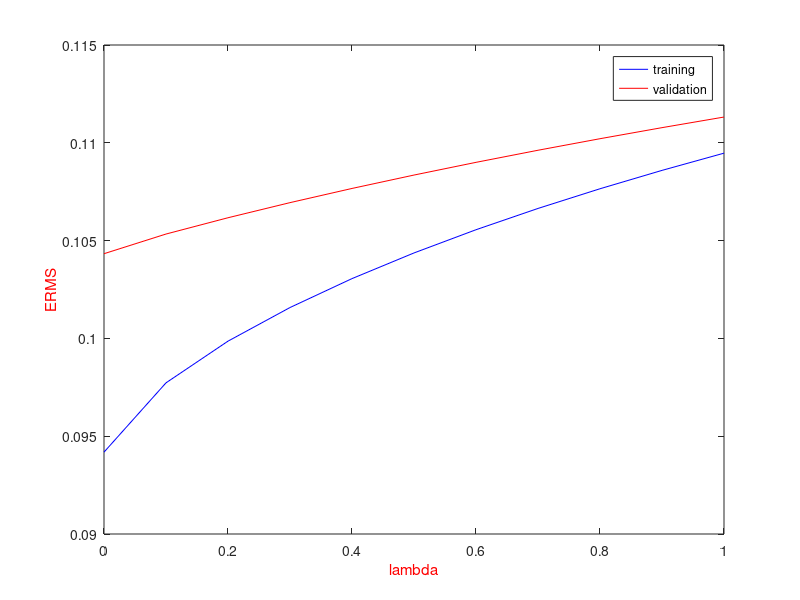

This figure's MATLAB source:
%% Project 2 - Learning to Rank using Linear Regression
%% Nandakishore Krishna
%% Person number : 50169797

function [] = synth_find_m()
clear; close all; clc;

UBitName = 'Nanda Kishore Krishna';
personNumber = '50169797';

format long g

% import data
load('synthetic.mat');

% transpose the input matrix to get 2000 X 10
x = x';

% training set - 80% of dataset
trainingX2 = x(1:1600, :);
trainingT2 = t(1:1600, 1);

% validation set - 10 % dataset
validationX2 = x(1601:1800, :);
validationT2 = t(1601:1800, 1);

% testing set - 10% of dataset
testingX2 = x(1801:size(x,1), :);
testingT2 = t(1801:size(t,1), 1);

% number of training samples
n2 = size(trainingX2, 1);

% no. of dimensions of the training set
d2 = size(trainingX2, 2);

% regularization coefficient
lambda2 = linspace(0,1,11)';

% total number of iterations
total = length(lambda2);
ermsTraining = zeros(1,total);
ermsValidation = zeros(1,total);
ermsTest = zeros(1,total);

M2 = 81;

rng default %

% find the clusters for the datapoints
fprintf('Finding %d clusters ...\n', M2);
[idx2, C2] = kmeans(trainingX2, M2);

% centres for the basis functions D X M
% we assign centroids of the clusters to muj
mu2 = C2';

% spread for the Gaussian radial functions
fprintf('Calculating the spread for the %d Gaussian radial functions ...\n', M2);

cluster_variance = zeros(M2,d2);
for i = 1 : M2
    temp = [];
    for j = 1 : length(idx2)
        if j == i
            temp = [temp; trainingX2(j,:)];
        end
    end
    cluster_variance(i,:) = var(temp);
    %     cluster_variance(i,:) = 1 * ones(1, d2);
    %     cluster_variance(i,1) = 0.5;
end

% the sigmaj for the basis functions
Sigma2 = zeros(d2,d2,M2);
for j = 2 : M2
    for i = 1 : n2
        Sigma2(:,:,j) = diag(cluster_variance(j,:));
    end
end


phi2 = calculatePhi(trainingX2, M2, Sigma2, mu2);

for k = 1 : total
    
    % closed form solution for the weights
    fprintf('Finding the closed form solution ...\n');
    w2 = pinv((lambda2(k,1) * eye(M2)) + phi2' * phi2) * phi2' * trainingT2;
    
    % sum of squares error and erms for the training set
    [errorTrain2, ermsTraining(1,k)] = calculateError(phi2, trainingT2, w2, size(trainingX2, 1), lambda2(k,1));
    
    % validation set
    phiValid = calculatePhi(validationX2, M2, Sigma2, mu2);
    [errorVal2, ermsValidation(1,k)] = calculateError(phiValid, validationT2, w2, size(validationX2, 1), 0);
    
    % testing set
    phiTest = calculatePhi(testingX2, M2, Sigma2, mu2);
    [errorTest2, ermsTest(1,k)] = calculateError(phiTest, testingT2, w2, size(testingX2, 1), 0);
    
end

% plot M vs ERMS
figure(2)
plot(lambda2, ermsTraining, 'b', lambda2, ermsValidation, 'r');
legend('training','validation');
xlabel('lambda', 'Color','r');
ylabel('ERMS', 'Color', 'r');

save('synth_find_m.mat');
end

function Phi = calculatePhi(X, M, Sigma, mu)

% number of training samples
n = size(X, 1);

% determine design matrix N X M
fprintf('Calculating the design matrix phi of size %d X %d ...\n', n, M);
Phi = ones(n, M);
for j = 2 : M
    for i = 1 : n
        temp = X(i,:)' - mu(:,j);
        siginv = inv(Sigma(:,:,j));
        Phi(i,j) = exp(-1 * (temp' * siginv * temp) / 2);
    end
end

end

function [err, erms] = calculateError(phi, t, w, n, lambda)

% sum of squares error
err = sum((t - (phi * w)) .^ 2) / 2 + (lambda * (w' * w) / 2);

% root mean square error
erms = sqrt(2 * err / n);

end
